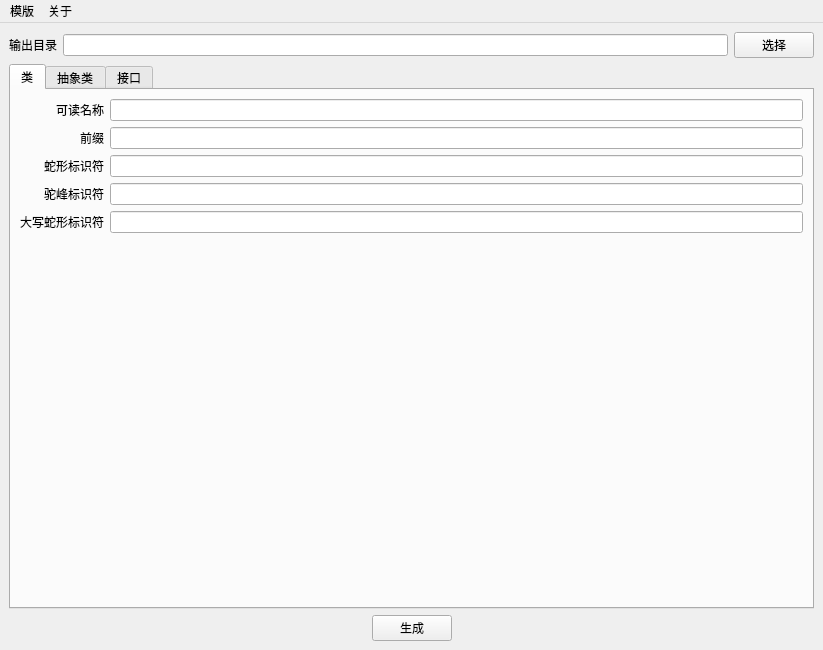
<?xml version="1.0" encoding="UTF-8"?>
<ui version="4.0">
 <class>MainWindow</class>
 <widget class="QMainWindow" name="MainWindow">
  <property name="geometry">
   <rect>
    <x>0</x>
    <y>0</y>
    <width>823</width>
    <height>650</height>
   </rect>
  </property>
  <property name="sizePolicy">
   <sizepolicy hsizetype="Preferred" vsizetype="Preferred">
    <horstretch>0</horstretch>
    <verstretch>0</verstretch>
   </sizepolicy>
  </property>
  <property name="windowTitle">
   <string>GObject对象生成器 by 谭戬</string>
  </property>
  <widget class="QWidget" name="centralwidget">
   <property name="sizePolicy">
    <sizepolicy hsizetype="Preferred" vsizetype="Preferred">
     <horstretch>0</horstretch>
     <verstretch>0</verstretch>
    </sizepolicy>
   </property>
   <layout class="QVBoxLayout" name="verticalLayout_3">
    <item>
     <layout class="QHBoxLayout" name="horizontalLayout">
      <item>
       <widget class="QLabel" name="label">
        <property name="text">
         <string>输出目录</string>
        </property>
        <property name="textFormat">
         <enum>Qt::PlainText</enum>
        </property>
        <property name="alignment">
         <set>Qt::AlignCenter</set>
        </property>
       </widget>
      </item>
      <item>
       <widget class="QLineEdit" name="edtOutDir"/>
      </item>
      <item>
       <widget class="QPushButton" name="btnSelOutDir">
        <property name="text">
         <string>选择</string>
        </property>
       </widget>
      </item>
     </layout>
    </item>
    <item>
     <widget class="QTabWidget" name="tabWidget">
      <property name="currentIndex">
       <number>0</number>
      </property>
      <widget class="QWidget" name="tab">
       <attribute name="title">
        <string>类</string>
       </attribute>
       <layout class="QVBoxLayout" name="verticalLayout_4">
        <item>
         <layout class="QFormLayout" name="formLayout">
          <property name="labelAlignment">
           <set>Qt::AlignRight|Qt::AlignTrailing|Qt::AlignVCenter</set>
          </property>
          <item row="0" column="0">
           <widget class="QLabel" name="label_2">
            <property name="text">
             <string>可读名称</string>
            </property>
           </widget>
          </item>
          <item row="0" column="1">
           <widget class="QLineEdit" name="lineEdit"/>
          </item>
          <item row="2" column="0">
           <widget class="QLabel" name="label_3">
            <property name="text">
             <string>蛇形标识符</string>
            </property>
           </widget>
          </item>
          <item row="2" column="1">
           <widget class="QLineEdit" name="lineEdit_2"/>
          </item>
          <item row="3" column="0">
           <widget class="QLabel" name="label_4">
            <property name="text">
             <string>驼峰标识符</string>
            </property>
           </widget>
          </item>
          <item row="3" column="1">
           <widget class="QLineEdit" name="lineEdit_3"/>
          </item>
          <item row="4" column="0">
           <widget class="QLabel" name="label_5">
            <property name="text">
             <string>大写蛇形标识符</string>
            </property>
           </widget>
          </item>
          <item row="4" column="1">
           <widget class="QLineEdit" name="lineEdit_4"/>
          </item>
          <item row="1" column="0">
           <widget class="QLabel" name="label_6">
            <property name="text">
             <string>前缀</string>
            </property>
           </widget>
          </item>
          <item row="1" column="1">
           <widget class="QLineEdit" name="lineEdit_5"/>
          </item>
         </layout>
        </item>
       </layout>
      </widget>
      <widget class="QWidget" name="tab_2">
       <attribute name="title">
        <string>抽象类</string>
       </attribute>
       <layout class="QVBoxLayout" name="verticalLayout_5">
        <item>
         <layout class="QFormLayout" name="formLayout_2"/>
        </item>
       </layout>
      </widget>
      <widget class="QWidget" name="tab_3">
       <attribute name="title">
        <string>接口</string>
       </attribute>
       <layout class="QVBoxLayout" name="verticalLayout_6">
        <item>
         <layout class="QFormLayout" name="formLayout_3"/>
        </item>
       </layout>
      </widget>
     </widget>
    </item>
    <item>
     <layout class="QHBoxLayout" name="horizontalLayout_2">
      <item>
       <spacer name="horizontalSpacer">
        <property name="orientation">
         <enum>Qt::Horizontal</enum>
        </property>
        <property name="sizeHint" stdset="0">
         <size>
          <width>40</width>
          <height>20</height>
         </size>
        </property>
       </spacer>
      </item>
      <item>
       <widget class="QPushButton" name="pushButton">
        <property name="text">
         <string>生成</string>
        </property>
       </widget>
      </item>
      <item>
       <spacer name="horizontalSpacer_2">
        <property name="orientation">
         <enum>Qt::Horizontal</enum>
        </property>
        <property name="sizeHint" stdset="0">
         <size>
          <width>40</width>
          <height>20</height>
         </size>
        </property>
       </spacer>
      </item>
     </layout>
    </item>
   </layout>
  </widget>
  <widget class="QMenuBar" name="menuBar">
   <property name="geometry">
    <rect>
     <x>0</x>
     <y>0</y>
     <width>823</width>
     <height>23</height>
    </rect>
   </property>
   <widget class="QMenu" name="menu">
    <property name="title">
     <string>模版</string>
    </property>
    <addaction name="action"/>
    <addaction name="action_2"/>
   </widget>
   <widget class="QMenu" name="menu_2">
    <property name="title">
     <string>关于</string>
    </property>
   </widget>
   <addaction name="menu"/>
   <addaction name="menu_2"/>
  </widget>
  <action name="action">
   <property name="text">
    <string>打开默认模版目录</string>
   </property>
  </action>
  <action name="action_2">
   <property name="text">
    <string>打开用户模版目录</string>
   </property>
  </action>
 </widget>
 <resources/>
 <connections/>
</ui>
